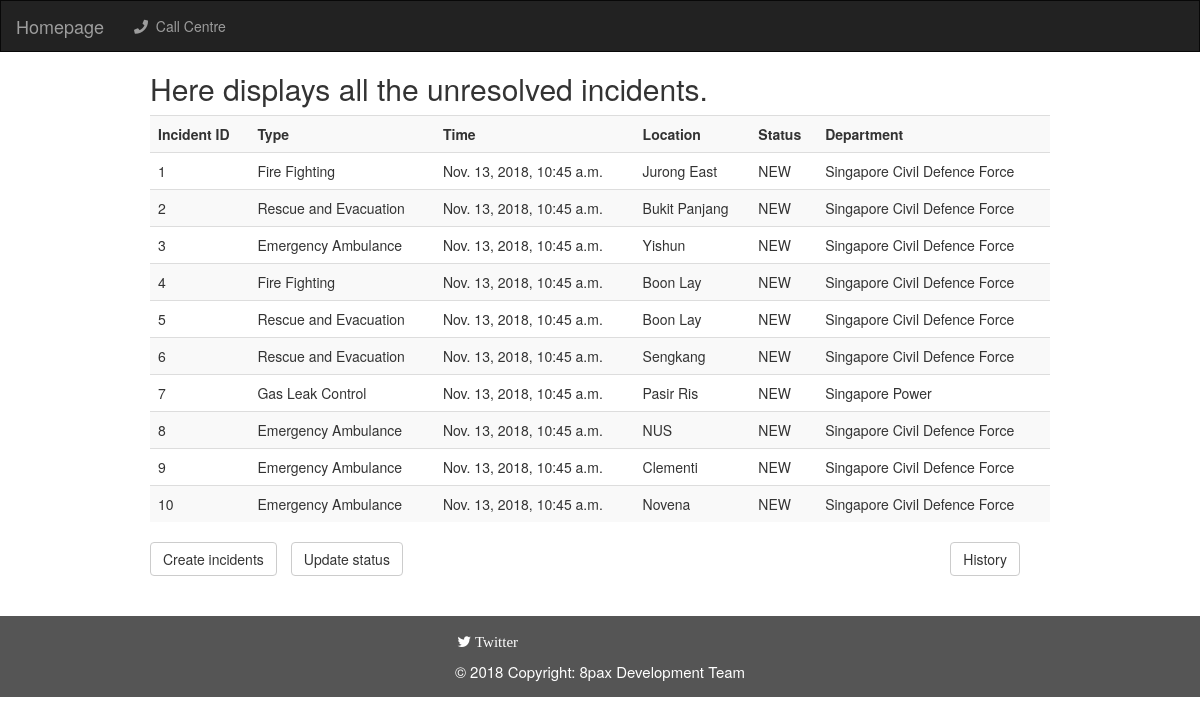
Page /callcentre/ on the earlier database version.
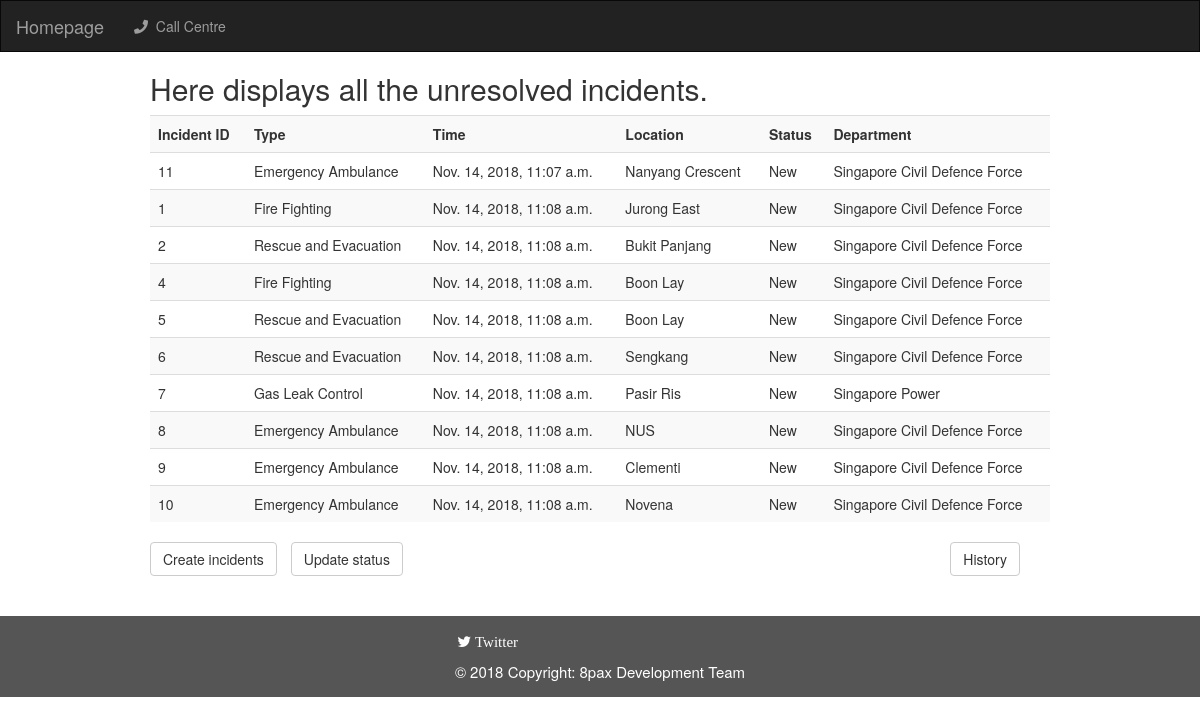
Same page on the later database version.
### callcentre/models.py (models this page shows)
class Incident(models.Model):
    caller_name = models.CharField(max_length=50, default='NULL',blank=True)
    mobile_number = models.CharField(max_length=8, default='NULL',blank=True)
    incident_time = models.DateTimeField(default=timezone.now())
    incident_location = models.CharField(max_length=100, default='NULL',blank=True)
    incident_department = models.CharField(max_length=100, default='NULL')
    incident_region = models.CharField(max_length=100, choices=REGION_CHOICES, default='NULL')
    incident_category = models.CharField(max_length=100, default='NULL')
    incident_type = models.CharField(max_length=100, default='NULL')
    incident_status = models.CharField(max_length=100, choices=STATUS_UPDATE, default='New')
    incident_description = models.CharField(max_length=200, default='NULL',blank=True)

### callcentre/views.py (the view)
# urls.py: path('', views.callcentre_home, name='callcentre_home'),
def callcentre_home(request):
    all_unsolved_incidents = Incident.objects.exclude(incident_status='Resolved').order_by('incident_time')
    context = {'all_unsolved_incidents' : all_unsolved_incidents }
    return render(request, 'callcentre/callcentre_home.html', context)

### templates/callcentre/callcentre_home.html
{% extends 'base_navi.html' %}
{% block body %}
<h2>Here displays all the unresolved incidents.</h2>
<table class="table table-striped" style="width:100%">
  <tr>
    <th>Incident ID</th>
    <th>Type</th>
    <th>Time</th>
    <th>Location</th>
    <th>Status</th>
    <th>Department</th>
  </tr>
 {% for incident in all_unsolved_incidents %}
  <tr>
    <td>{{ incident.id }}</td>
    <td>{{ incident.incident_category }}</td>
    <td>{{ incident.incident_time }}</td>
    <td>{{ incident.incident_location }}</td>
    <td>{{ incident.incident_status }}</td>
    <td>{{ incident.incident_department }}</td>
  </tr>
    {% endfor %}
</table>
<a class="btn btn-default" href="{% url 'incidentCreation:incidentCreation' %}"  role="button">Create incidents</a>
<a class="btn btn-default" href="{% url 'statusCreation:index' %}"  role="button" style="margin-left:10px;">Update status</a>
<a class="btn btn-default" href="{% url 'callcentre:callcentre_history' %}" role="button" style="float:right;margin-right:30px;margin-bottom:80px;">History</a>
{% endblock %}

Differences in the rows shown:
no longer on this page (row edited): Incident: id "3", incident_category "Emergency Ambulance", incident_time "Nov. 13, 2018, 10:45 a.m.", incident_location "Yishun", incident_status "NEW", incident_department "Singapore Civil Defence Force"
added Incident: id "11", incident_category "Emergency Ambulance", incident_time "Nov. 14, 2018, 11:07 a.m.", incident_location "Nanyang Crescent", incident_status "New", incident_department "Singapore Civil Defence Force"
changed Incident "Jurong East": incident_time "Nov. 13, 2018, 10:45 a.m." → "Nov. 14, 2018, 11:08 a.m."; incident_status "NEW" → "New"
changed Incident "Bukit Panjang": incident_time "Nov. 13, 2018, 10:45 a.m." → "Nov. 14, 2018, 11:08 a.m."; incident_status "NEW" → "New"
changed Incident id 4: incident_time "Nov. 13, 2018, 10:45 a.m." → "Nov. 14, 2018, 11:08 a.m."; incident_status "NEW" → "New"
changed Incident id 5: incident_time "Nov. 13, 2018, 10:45 a.m." → "Nov. 14, 2018, 11:08 a.m."; incident_status "NEW" → "New"
changed Incident "Sengkang": incident_time "Nov. 13, 2018, 10:45 a.m." → "Nov. 14, 2018, 11:08 a.m."; incident_status "NEW" → "New"
changed Incident "Gas Leak Control": incident_time "Nov. 13, 2018, 10:45 a.m." → "Nov. 14, 2018, 11:08 a.m."; incident_status "NEW" → "New"
changed Incident "NUS": incident_time "Nov. 13, 2018, 10:45 a.m." → "Nov. 14, 2018, 11:08 a.m."; incident_status "NEW" → "New"
changed Incident "Clementi": incident_time "Nov. 13, 2018, 10:45 a.m." → "Nov. 14, 2018, 11:08 a.m."; incident_status "NEW" → "New"
changed Incident "Novena": incident_time "Nov. 13, 2018, 10:45 a.m." → "Nov. 14, 2018, 11:08 a.m."; incident_status "NEW" → "New"
